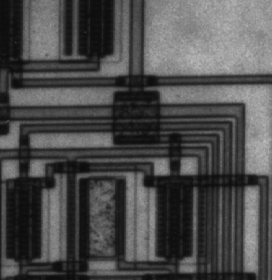
%> input picture Mathematical_Morphology_examples/circuit.tif, 272 x 280 px
$ octave MathMorphCircuitRectangle.m   (GNU Octave 9; MATLAB toolbox functions it lacks are replaced by stand-ins)
%> lines starting %> are read from the running program, lines starting %| are printed output that depends on the picture
%% Introduction to image processing workshop - semester two
%% You can run this code and check the results in the "Command Window"
%% Mathematical morphology image function
%%   /\
%%  /!!\
%% /!!!!\  Make sure that you load the image package using
%%/______\ "pkg load image"
%% Basic examples of Mathematical morphology: cameraman image
%% Made by Romuald Jolivot for BU introduction to image processing workshop


% Clear all previous data use clear function and closing all potential windows using close function for all data
clear all, close all

%%%%%%%%%%%%%%%%%%%%%%%%%%%%%%%%%%%%%%%%%%%%%%%%%%%%%%%%%%%%%%%%%%%%%%%%%%%%%%%%
%% Load image into a variable
%%%%%%%%%%%%%%%%%%%%%%%%%%%%%%%%%%%%%%%%%%%%%%%%%%%%%%%%%%%%%%%%%%%%%%%%%%%%%%%%


% Load an image using dialog box function uigetfile
% uigetfile function to get the file path and file name
%[filename, filepath]=uigetfile({"*.png;*.jpg","Choose cameraman image to load"});
% load the image using file path and file name put into Diskd bracked and separated with a comma ,
%Im = imread([filepath,filename]);


%% Load an image with the file name
Im = imread("circuit.tif");
%> Im is the input picture: size 280x272 uint8; min 12, max 191, mean 76.3


%%%%%%%%%%%%%%%%%%%%%%%%%%%%%%%%%%%%%%%%%%%%%%%%%%%%%%%%%%%%%%%%%%%%%%%%%%%%%%%%
%% Structuring element: Rectangle
% Size 2 3
SESQ3=strel("rectangle",[2 3]);

% Size 3 5
SESQ5=strel("rectangle",[3 5]);

% Size 5 7
SESQ7=strel("rectangle",[5 7]);


% Apply erosion using Rectangle with different size
% Erosion Rectangle [2 3]
ImErSq3 = imerode(Im,SESQ3);
% Erosion Rectangle [3 5]
ImErSq5 = imerode(Im,SESQ5);
% Erosion Rectangle [5 7]
ImErSq7 = imerode(Im,SESQ7);

% Display the results for Erosion Rectangle [2 3], [3 5], [5 7]

figure(1)
subplot(2,2,1)
imshow(Im)
title("Original Image")
subplot(2,2,2)
imshow(ImErSq3)
title("Erosion Rectangle [2 3]")
subplot(2,2,3)
imshow(ImErSq5)
title("Erosion Rectangle [3 5]")
subplot(2,2,4)
imshow(ImErSq7)
title("Erosion Rectangle [5 7]")

% Apply dilation using Disk with different size
% Dilation Rectangle [2 3]
ImDiSq3 = imdilate(Im,SESQ3);
% Dilation Rectangle [3 5]
ImDiSq5 = imdilate(Im,SESQ5);
% Dilation Rectangle [5 7]
ImDiSq7 = imdilate(Im,SESQ7);

% Display the results for Dilation Rectangle [2 3], [3 5], [5 7]

figure(2)
subplot(2,2,1)
imshow(Im)
title("Original Image")
subplot(2,2,2)
imshow(ImDiSq3)
title("Dilation Rectangle [2 3]")
subplot(2,2,3)
imshow(ImDiSq5)
title("Dilation Rectangle [3 5]")
subplot(2,2,4)
imshow(ImDiSq7)
title("Dilation Rectangle [5 7]")


% Apply opening using Disk with different size
% Opening Rectangle [2 3]
ImOpSq3 = imopen(Im,SESQ3);
% Opening Rectangle [3 5]
ImOpSq5 = imopen(Im,SESQ5);
% Opening Rectangle [5 7]
ImOpSq7 = imopen(Im,SESQ7);

% Display the results for opening Rectangle [2 3], [3 5], [5 7]

figure(3)
subplot(2,2,1)
imshow(Im)
title("Original Image")
subplot(2,2,2)
imshow(ImOpSq3)
title("Opening Rectangle [2 3]")
subplot(2,2,3)
imshow(ImOpSq5)
title("Opening Rectangle [3 5]")
subplot(2,2,4)
imshow(ImOpSq7)
title("Opening Rectangle [5 7]")

% Apply closing using Disk with different size
% Closing Rectangle [2 3]
ImClSq3 = imclose(Im,SESQ3);
% Closing Rectangle [3 5]
ImClSq5 = imclose(Im,SESQ5);
% Closing Rectangle [5 7]
ImClSq7 = imclose(Im,SESQ7);

% Display the results for Closing Rectangle [2 3], [3 5], [5 7]

figure(4)
subplot(2,2,1)
imshow(Im)
title("Original Image")
subplot(2,2,2)
imshow(ImClSq3)
title("Closing Rectangle [2 3]")
subplot(2,2,3)
imshow(ImClSq5)
title("Closing Rectangle [3 5]")
subplot(2,2,4)
imshow(ImClSq7)
title("Closing Rectangle [5 7]")


%% Applying erosion twice
ImErSq3_2 = imerode(ImErSq3,SESQ3);

figure(5)
subplot(1,3,1)
imshow(Im)
title("Original Image")
subplot(1,3,2)
imshow(ImErSq3)
title("Erosion Rectangle [2 3]")
subplot(1,3,3)
imshow(ImErSq3)
title("Erosion Rectangle [2 3] x2")

%% Applying dilation twice
ImDiSq3_2 = imdilate(ImDiSq3,SESQ3);
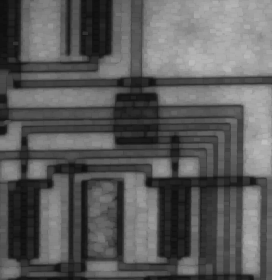
%> ImDiSq3_2: size 280x272 uint8; min 14, max 191, mean 91.2

figure(6)
subplot(1,3,1)
imshow(Im)
title("Original Image")
subplot(1,3,2)
imshow(ImDiSq3)
title("Dilation Rectangle [2 3]")
subplot(1,3,3)
imshow(ImDiSq3_2)
title("Dilation Rectangle [2 3] x2")


%%%%%%%%%%%%%%%%%%%%%%%%%%%%%%%%%%%%%%%%%%%%%%%%%%%%%%%%%%%%%%%%%%%%%%%%%%%%%%%%
%% Add salt and pepper noise
ImAddNoise = imnoise(Im, "salt & pepper",0.02);

% Apply erosion using Disk with different size
% Erosion Rectangle [2 3]
ImErSq3Noise = imerode(ImAddNoise,SESQ3);
% Erosion Rectangle [3 5]
ImErSq5Noise = imerode(ImAddNoise,SESQ5);
% Erosion Rectangle [5 7]
ImErSq7Noise = imerode(ImAddNoise,SESQ7);
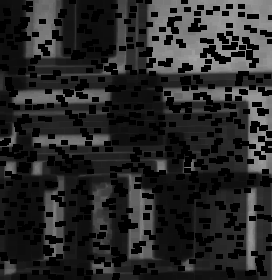
%> ImErSq7Noise: size 280x272 uint8; min 0, max 164, mean 40.3

% Display the results for Erosion Disk 3

figure(7)
subplot(2,2,1)
imshow(ImAddNoise)
title("Noisy Image")
subplot(2,2,2)
imshow(ImErSq3Noise)
title("Erosion Rectangle [2 3]")
subplot(2,2,3)
imshow(ImErSq5Noise)
title("Erosion Rectangle [3 5]")
subplot(2,2,4)
imshow(ImErSq7Noise)
title("Erosion Rectangle [5 7]")

% Apply dilation using Disk with different size
% Dilation Disk 3
ImDiSq3Noise = imdilate(ImAddNoise,SESQ3);
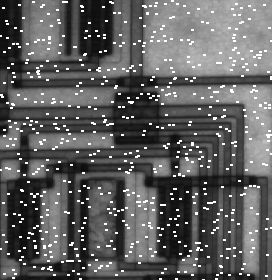
%> ImDiSq3Noise: size 280x272 uint8; min 13, max 255, mean 94.3
% Dilation Rectangle [2 3]
ImDiSq5Noise = imdilate(ImAddNoise,SESQ5);
% Dilation Disk 3
ImDiSq7Noise = imdilate(ImAddNoise,SESQ7);
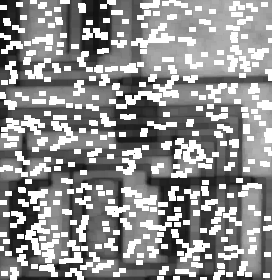
%> ImDiSq7Noise: size 280x272 uint8; min 15, max 255, mean 143.8

% Display the results for Dilation Rectangle [2 3], [3 5], [5 7]

figure(8)
subplot(2,2,1)
imshow(ImAddNoise)
title("Noisy Image")
subplot(2,2,2)
imshow(ImDiSq3Noise)
title("Dilation Disk 5")
subplot(2,2,3)
imshow(ImDiSq5Noise)
title("Dilation Rectangle [3 5]")
subplot(2,2,4)
imshow(ImDiSq7Noise)
title("Dilation Rectangle [5 7]")


% Apply opening using Disk with different size
% Opening Disk 5
ImOpSq3Noise = imopen(ImAddNoise,SESQ3);
% Opening Rectangle [3 5]
ImOpSq5Noise = imopen(ImAddNoise,SESQ5);
% Opening Rectangle [5 7]
ImOpSq7Noise = imopen(ImAddNoise,SESQ7);

% Display the results for opening Rectangle [2 3], [3 5], [5 7]

figure(9)
subplot(2,2,1)
imshow(ImAddNoise)
title("Noisy Image")
subplot(2,2,2)
imshow(ImOpSq3Noise)
title("Opening Rectangle [2 3]")
subplot(2,2,3)
imshow(ImOpSq5Noise)
title("Opening Rectangle [3 5]")
subplot(2,2,4)
imshow(ImOpSq7Noise)
title("Opening Rectangle [5 7]")

% Apply closing using Disk with different size
% Closing Rectangle [2 3]
ImClSq3Noise = imclose(ImAddNoise,SESQ3);
% Closing Rectangle [3 5]
ImClSq5Noise = imclose(ImAddNoise,SESQ5);
% Closing Rectangle [5 7]
ImClSq7Noise = imclose(ImAddNoise,SESQ7);

% Display the results for Closing Rectangle [2 3], [3 5], [5 7]

figure(10)
subplot(2,2,1)
imshow(ImAddNoise)
title("Noisy Image")
subplot(2,2,2)
imshow(ImClSq3Noise)
title("Closing Rectangle [2 3]")
subplot(2,2,3)
imshow(ImClSq5Noise)
title("Closing Rectangle [3 5]")
subplot(2,2,4)
imshow(ImClSq7Noise)
title("Closing Rectangle [5 7]")


%% Applying erosion twice
ImErSq3_2Noise = imerode(ImErSq3Noise,SESQ3);
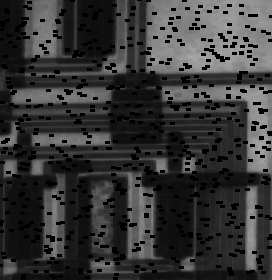
%> ImErSq3_2Noise: size 280x272 uint8; min 0, max 167, mean 53.9

figure(11)
subplot(1,3,1)
imshow(ImAddNoise)
title("Noisy Image")
subplot(1,3,2)
imshow(ImErSq3Noise)
title("Erosion Rectangle [2 3]")
subplot(1,3,3)
imshow(ImErSq3_2Noise)
title("Erosion Rectangle [2 3] x2")

%% Applying dilation twice
ImDiSq3_2Noise = imdilate(ImDiSq3Noise,SESQ3);
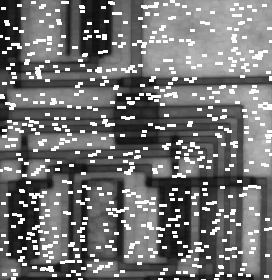
%> ImDiSq3_2Noise: size 280x272 uint8; min 14, max 255, mean 113.7

figure(12)
subplot(1,3,1)
imshow(ImAddNoise)
title("Noisy Image")
subplot(1,3,2)
imshow(ImDiSq3Noise)
title("Dilation Rectangle [2 3]")
subplot(1,3,3)
imshow(ImDiSq3_2Noise)
title("Dilation Rectangle [2 3] x2")

%%%%%%%%%%%%%%%%%%%%%%%%%%%%%%%%%%%%%%%%%%%%%%%%%%%%%%%%%%%%%%%%%%%%%%%%%%%%%%%%
%% Getting External gradient, Internal gradient and Gradient image

% External gradient = Image dilated (with 3x3 Disk) - Image original
ExtGradientIm = ImDiSq3 - Im;

% Internal gradien = Image original - Image eroded (with 3x3 Disk)
IntGradientIm = Im - ImErSq3;

GradientImage = ExtGradientIm - IntGradientIm;
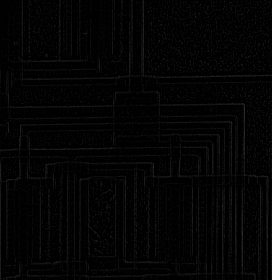
%> GradientImage: size 280x272 uint8; min 0, max 45, mean 3.7

% Display result of gradients
figure(13)
subplot(2,2,1)
imshow(Im)
title("Original Image")
subplot(2,2,2)
imshow(ExtGradientIm)
title("External Gradient Image")
subplot(2,2,3)
imshow(IntGradientIm)
title("Internal Gradient Image")
subplot(2,2,4)
imshow(GradientImage)
title("Gradient Image")

$ run again, with Mathematical_Morphology_examples/cameraman.jpg saved as Mathematical_Morphology_examples/circuit.tif
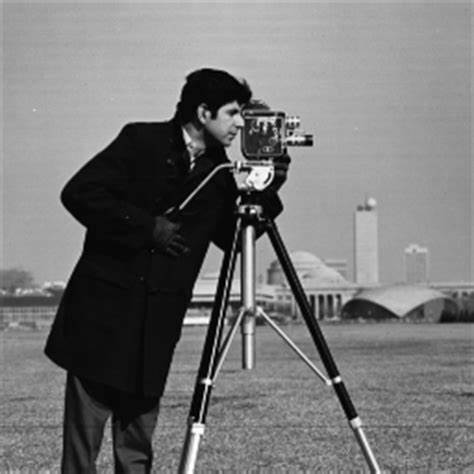
%> input picture Mathematical_Morphology_examples/cameraman.jpg, 474 x 474 px
%> Im is the input picture: size 474x474x3 uint8; min 0, max 255, mean 119
%> `ImDiSq3_2Noise = imdilate(ImDiSq3Noise,SESQ3);`:
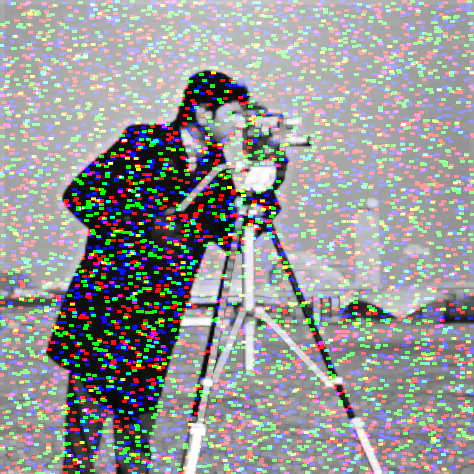
%> ImDiSq3_2Noise: size 474x474x3 uint8; mean R, G, B 148.1, 148.4, 148.8
%> `GradientImage = ExtGradientIm - IntGradientIm;`:
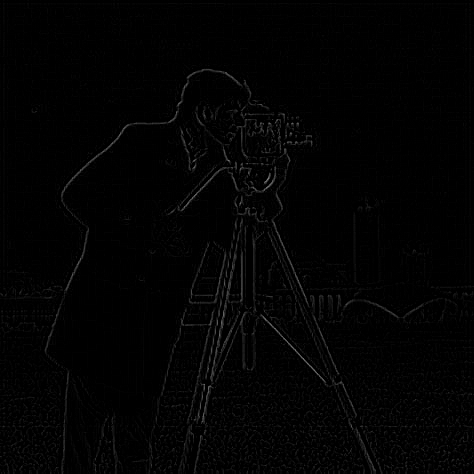
%> GradientImage: size 474x474x3 uint8; min 0, max 129, mean 2.8
